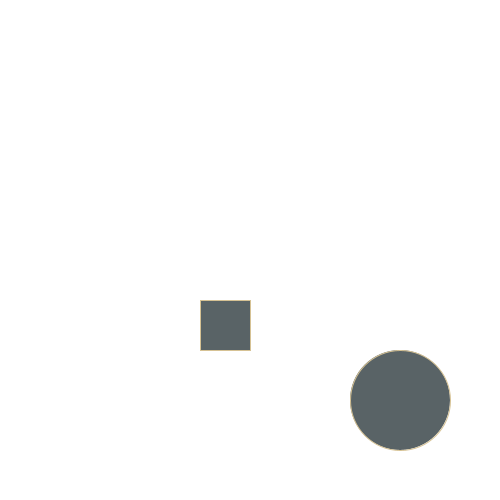
Frame 1 (no input)
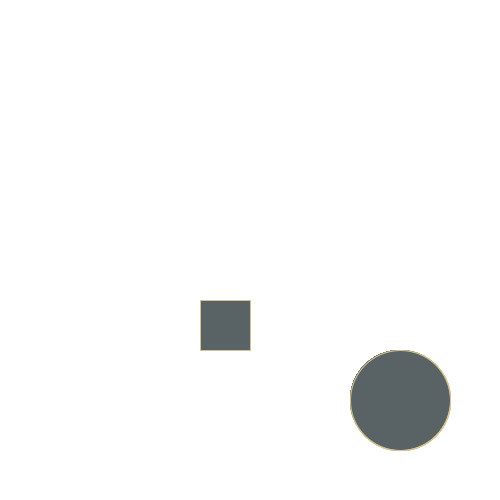
Frame 60 (the mouse pressed at the canvas centre just before this capture)
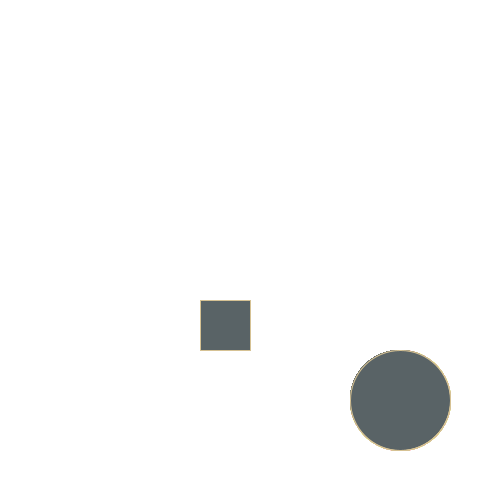
Frame 120 (the mouse held since frame 60 and released just before this capture)

The Processing sketch that drew these frames (run headless with seeded random() and noise(); from frame 60 on, the mouse is pressed at the canvas centre):

// Processing sketch: processing_155693
// ── processing_155693.pde



void setup() {  //setup function called initially, only once
  size(500, 500);
  background(255);  //set background white
  colorMode(HSB);   //set colors to Hue, Saturation, Brightness mode

}

void draw() {  //draw function loops 
stroke(30,78,214);
fill(137,31,102);
ellipse(400,400,100,100);
rect(200,300,50,50);
  
  
}
